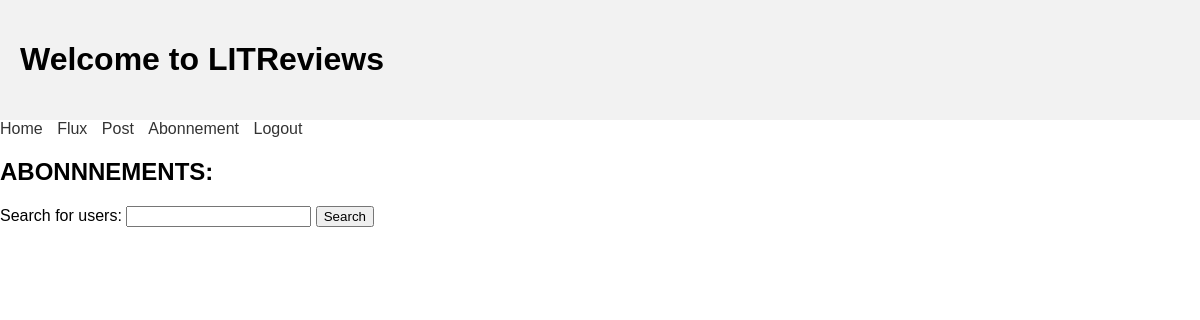
The page /LITReviews/subscription/ (signed in) on the database as committed earlier.
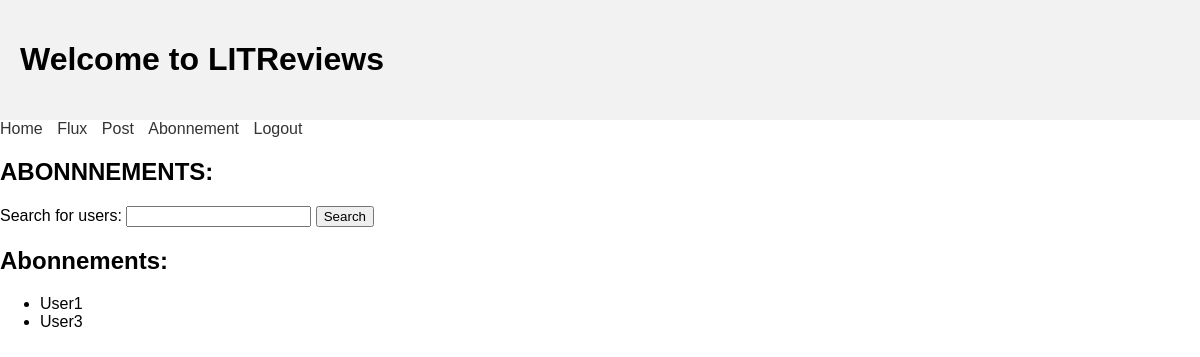
The same page on the database as committed later.
### LITReviews/models.py (models this page shows, shortened)
class UserFollows(models.Model):
    user = models.ForeignKey(to=settings.AUTH_USER_MODEL, on_delete=models.CASCADE, related_name='following')
    followed_user = models.ForeignKey(to=settings.AUTH_USER_MODEL, on_delete=models.CASCADE, related_name='followers')
    class Meta:
        unique_together = ('user', 'followed_user', )

### accounts/models.py (models this page shows)
class User(AbstractUser):
    pass

### LITReviews/views.py (the view)
# urls.py: path('LITReviews/subscription/', subscription_view, name='subscription'),
def subscription_view(request):
    user= request.user
    followers = UserFollows.objects.filter(user=user.id)
    if request.method == 'POST':
        search_query = request.POST.get('search')
        search_users = User.objects.filter(username__icontains=search_query).exclude(id__in=followers.values('followed_user')).exclude(id=user.id)
        return render(request, 'LITReviews/subscription.html', {'search_users': search_users, 'followers': followers})
    return render(request, 'LITReviews/subscription.html', {'followers': followers})

### LITReviews/templates/LITReviews/subscription.html (shortened to what this page needs)
{% extends 'LITReviews/base.html' %}
{% block content %}
<h2>ABONNNEMENTS:</h2>
<form method="POST" action="{% url 'subscription' %}">
    <label for="search">Search for users:</label>
    <input type="text" id="search" name="search" required>
    <button type="submit">Search</button>
  </form>
{% if followers %}
    <h2>Abonnements:</h2>
    <ul>
      {% for user in followers %}
        <li>
          {{ user.followed_user.username }}
        </li>
        {% endfor %}
{% endif %}
{% endblock %}

### LITReviews/templates/LITReviews/base.html (shortened to what this page needs)
{% load static %}
<html>
<head>
  <link rel="stylesheet" type="text/css" href="{% static 'LITReviews/styles.css' %}">
</head>
  <header>
    <h1>Welcome to LITReviews</h1>
  </header>
  <nav>
    <ul>
      <li><a href="{% url 'home' %}">Home</a></li>
      <li><a href="#">Flux</a></li>
      <li><a href="#">Post</a></li>
      <li><a href="{% url 'subscription' %}">Abonnement</a></li>
      {% if request.user.is_authenticated %}
      <li><a href="{% url 'logout' %}">Logout</a></li>
      {% else %}
      <li> <a href="{% url 'login' %}">Please log in to access this page</a></li>
      {% endif %}
    </ul>
  </nav>
  <body>
    {% block content %}{% endblock content %}
</body>
</html>

### LITReviews/static/LITReviews/styles.css (style rules this page uses)
body { font-family: Arial, sans-serif; margin: 0; padding: 0; }
header { background-color: #f2f2f2; padding: 20px; }
nav ul { list-style-type: none; margin: 0; padding: 0; }
nav ul li { display: inline; margin-right: 10px; }
nav ul li a { text-decoration: none; color: #333; }

Rows that differ between the two databases and show on the page:
added UserFollows: followed_user.username "User1"
added UserFollows: followed_user.username "User3"
Other text that changed with them:
text now shown: "Abonnements:"
